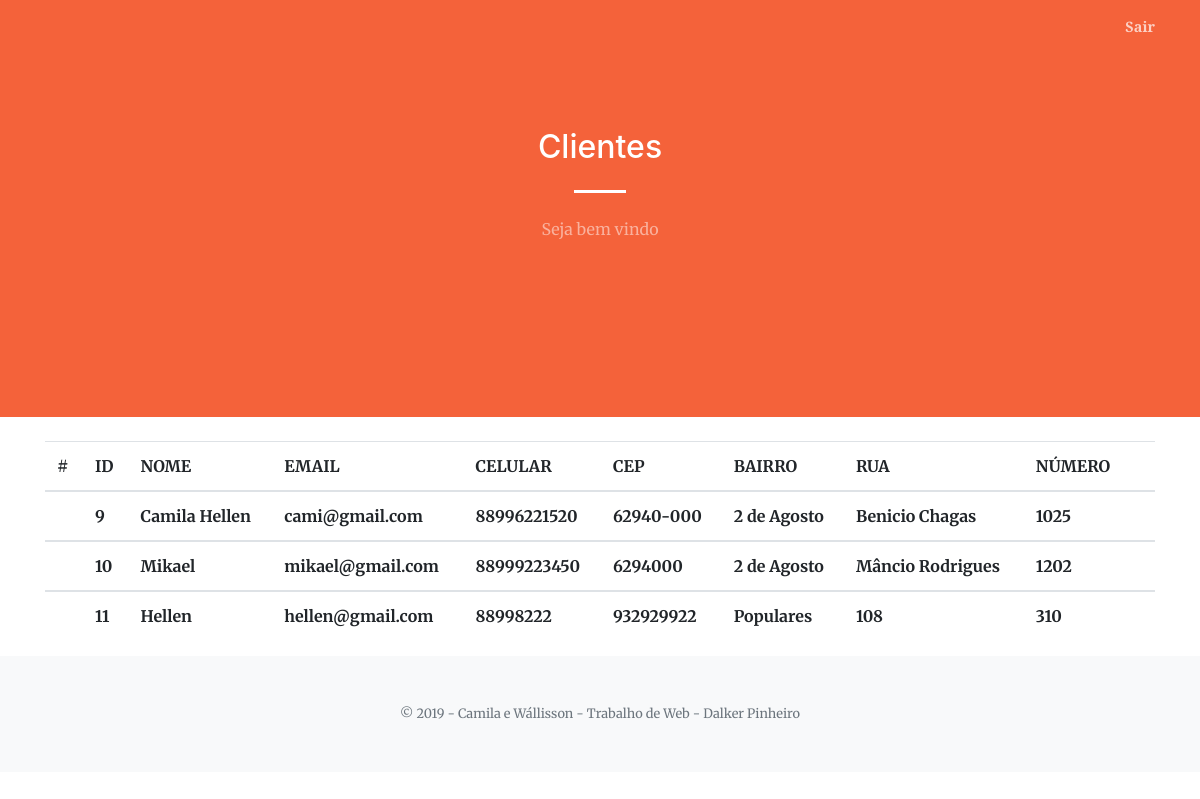
Page /view/visualizarCliente.php (signed in) on the committed database.
### tables this page shows
CREATE TABLE `cliente` (
  `NOME` varchar(100) DEFAULT NULL,
  `LOGIN` varchar(50) DEFAULT NULL,
  `SENHA` varchar(100) DEFAULT NULL,
  `ID` int(11) NOT NULL,
  `CEP` varchar(15) DEFAULT NULL,
  `RUA` varchar(100) DEFAULT NULL,
  `BAIRRO` varchar(40) DEFAULT NULL,
  `CELULAR` varchar(15) DEFAULT NULL,
  `EMAIL` varchar(50) DEFAULT NULL,
  `NUMERO` varchar(20) DEFAULT NULL
);

### controller/ClienteDAO.php (called while the page is built, shortened)
<?php
class ClienteDAO{
	public function listarTodos(){
		include("../config/conexao.php");
		$sql = 'SELECT * FROM cliente';
		$consulta = $conexao->prepare($sql);
		$consulta->execute();
		return ($consulta->fetchAll(PDO::FETCH_ASSOC));
	}
}
?>

### view/visualizarCliente.php (the view, shortened to what this page needs)
<?php
    include_once ("../controller/ClienteDAO.php");
    $clienteDAO = new ClienteDAO();
    $clientes = $clienteDAO->listarTodos();
	if (!empty($_SESSION['idAdmin'])) {
?>
    <!DOCTYPE html>
    <html>
    <head>
    </head>
    <body>
        <link href="vendor/fontawesome-free/css/all.min.css" rel="stylesheet" type="text/css">
        <link href="vendor/magnific-popup/magnific-popup.css" rel="stylesheet">
        <link href="../css/creative.min.css" rel="stylesheet">
        <link href="../font/css/open-iconic-bootstrap.scss" rel="stylesheet" type="text/css" href="">
        <nav class="navbar navbar-expand-lg navbar-light fixed-top py-3" id="mainNav">
            <div class="container">
                <div class="collapse navbar-collapse" id="navbarResponsive">
                   <ul class="navbar-nav ml-auto my-2 my-lg-0">
                        <li class="nav-item">
                            <a href="#" id="btSair" class="nav-link js-scroll-trigger" onclick="">Sair</a>
                        </li>
                    </ul>
                </div>
            </div>
        </nav>
        <section class="page-section bg-primary" id="about">
            <div class="container">
                <div class="row justify-content-center">
                    <div class="col-lg-8 text-center">
                        <h2 class="text-white mt-0">Clientes</h2>
                        <hr class="divider light my-4">
                        <p class="text-white-50 mb-4">Seja bem vindo</p>
                    </div>
                </div>
            </div>
            <br>
        </section>
        <br>
        <div class="container">
        <div class="table-responsive-lg" >
            <table class="table  table-hover ">
                <thead class="thead-warning">
              <tr>
                <th scope="col">#</th>
                <th scope="col">ID</th>
                <th scope="col">NOME</th>
                <th scope="col">EMAIL</th>
                <th scope="col">CELULAR</th>
                <th scope="col">CEP</th>
                <th scope="col">BAIRRO</th>
                <th scope="col">RUA</th>
                <th scope="col">NÚMERO</th>
                <th colspan="2"></th>
              </tr>
                </thead>
              <?php
                foreach ($clientes as $cliente) {
                    ?>
                <tbody>
                    <td>
                      <th scope="row"><?=$cliente['ID']?></th>
                      <th scope="col"><?=$cliente['NOME']?></th>
                      <th scope="col"><?=$cliente['EMAIL']?></th>
                      <th scope="col"><?=$cliente['CELULAR']?></th>
                      <th scope="col"><?=$cliente['CEP']?></th>
                      <th scope="col"><?=$cliente['BAIRRO']?></th>
                      <th scope="col"><?=$cliente['RUA']?></th>
                      <th scope="col"><?=$cliente['NUMERO']?></th>
                    </td>
                <?php }?>
                </tbody>
            </table>
        </div>
    </div>
        <footer class="bg-light py-5">
            <div class="container">
                <div class="small text-center text-muted"> &copy; 2019 - Camila e Wállisson - Trabalho de Web - Dalker Pinheiro</div>
            </div>
        </footer>
    </body>
    </html>
    <?php
	}else{
		header('location:../index.php');
	}
?>

### rows in the picture
cliente: ID "9", NOME "Camila Hellen", EMAIL "cami@gmail.com", CELULAR "88996221520", CEP "62940-000", BAIRRO "2 de Agosto", RUA "Benicio Chagas", NUMERO "1025"
cliente: ID "10", NOME "Mikael", EMAIL "mikael@gmail.com", CELULAR "88999223450", CEP "6294000", BAIRRO "2 de Agosto", RUA "Mâncio Rodrigues", NUMERO "1202"
cliente: ID "11", NOME "Hellen", EMAIL "hellen@gmail.com", CELULAR "88998222", CEP "932929922", BAIRRO "Populares", RUA "108", NUMERO "310"
